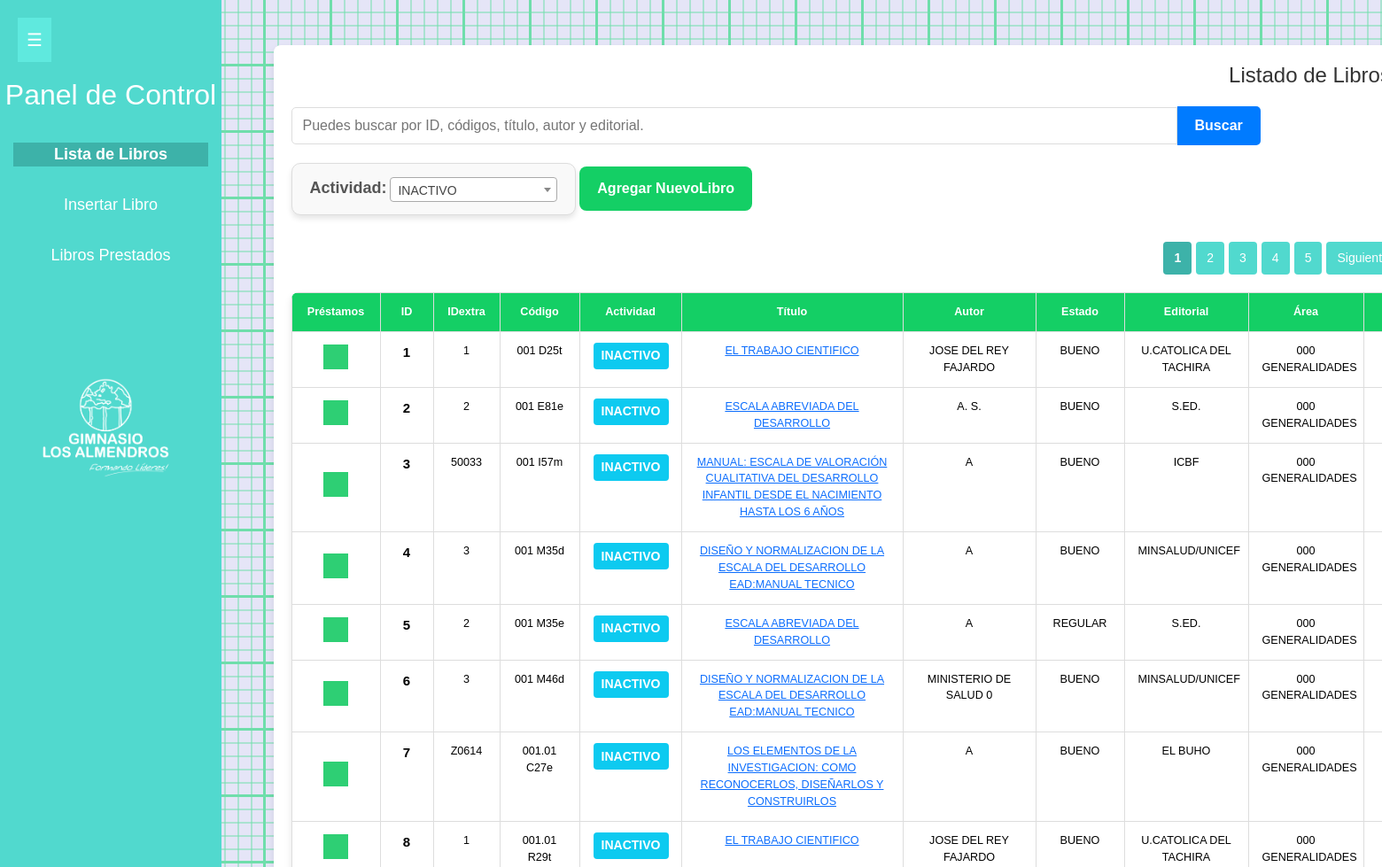
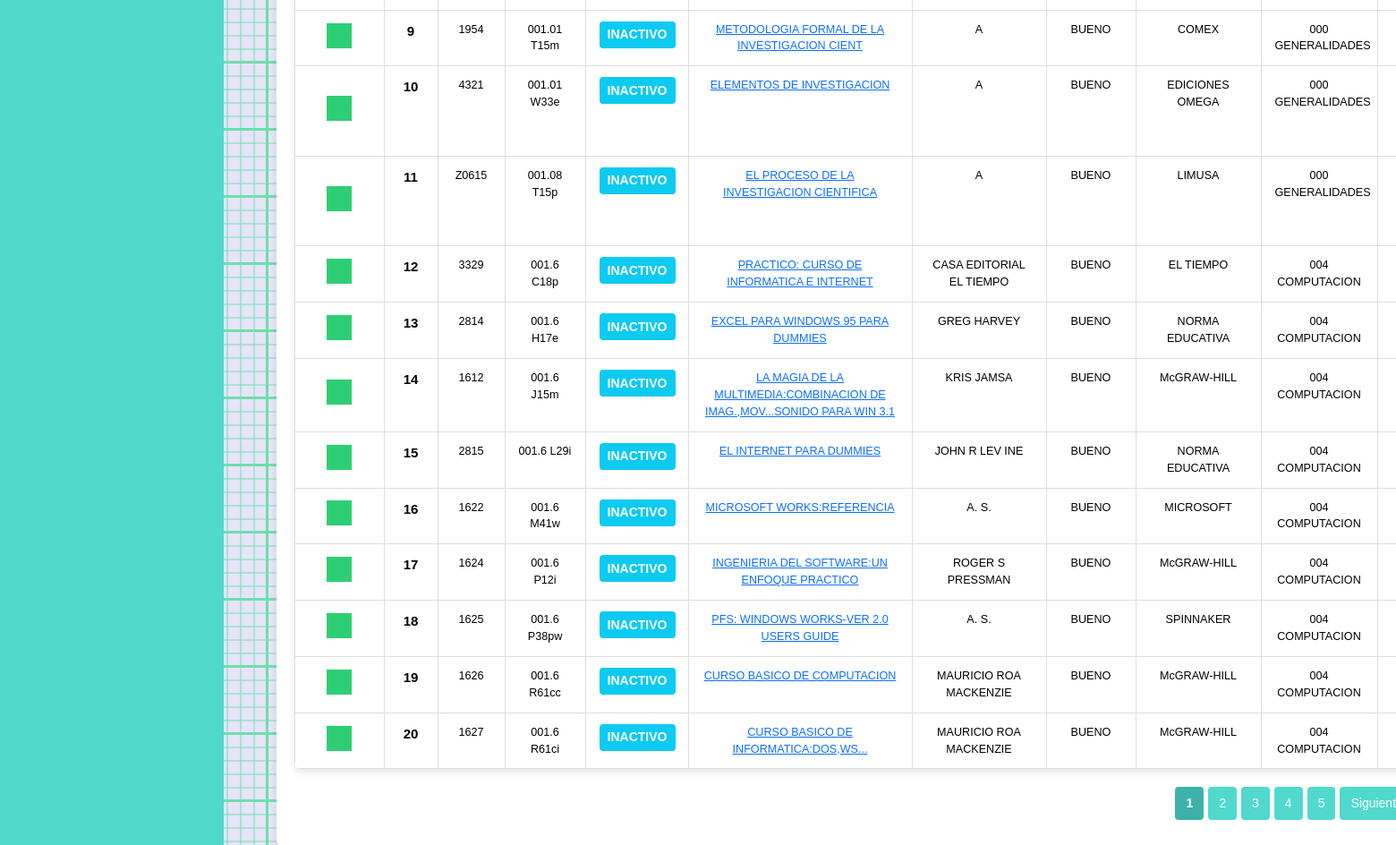
Screenshot of /Vista/VistaLibros.php?filtros=0 with the database file from the repository (2 pictures, top to bottom).
### tables this page shows
CREATE TABLE `libros` (
  `ID` int(11) NOT NULL,
  `IDLIB` varchar(200) NOT NULL,
  `Codigo` varchar(200) NOT NULL,
  `Titulo` varchar(200) NOT NULL,
  `Existe` varchar(3) NOT NULL,
  `autorID` int(11) NOT NULL,
  `Autor` varchar(200) NOT NULL,
  `Edicion` int(11) NOT NULL,
  `Costo` double NOT NULL,
  `Fecha` date NOT NULL,
  `Estado` int(11) NOT NULL,
  `TipoEstado` varchar(80) NOT NULL,
  `Origen` int(11) NOT NULL,
  `TipoOrigen` varchar(80) NOT NULL,
  `Editorial` int(11) NOT NULL,
  `TipoEditorial` varchar(80) NOT NULL,
  `Area` int(11) NOT NULL,
  `TipoArea` varchar(80) NOT NULL,
  `Medio` int(11) NOT NULL,
  `NombreMedio` varchar(80) NOT NULL,
  `Clase` int(11) NOT NULL,
  `TipoClase` varchar(80) NOT NULL,
  `Observacion` varchar(200) NOT NULL,
  `Seccion` int(11) NOT NULL,
  `TipoSeccion` varchar(80) NOT NULL,
  `Temas` varchar(200) NOT NULL,
  `codinv` int(11) NOT NULL,
  `npag` int(11) NOT NULL,
  `Fimpresion` int(11) NOT NULL,
  `Temas2` varchar(200) NOT NULL,
  `Entrainv` varchar(3) NOT NULL,
  `SiPrest` int(11) NOT NULL,
  `Actividad` int(11) NOT NULL
);

CREATE TABLE `prestado` (
  `IdPrest` int(11) NOT NULL,
  `TipoP` varchar(30) NOT NULL
);

CREATE TABLE `posibles` (
  `IDposibles` int(11) NOT NULL,
  `disponibilidad` varchar(30) NOT NULL
);

CREATE TABLE `autor` (
  `idautor` int(11) NOT NULL,
  `autores` varchar(80) NOT NULL
);

CREATE TABLE `estado` (
  `IdEst` int(11) NOT NULL,
  `Etados` varchar(40) NOT NULL
);

CREATE TABLE `editorial` (
  `Ideditorial` int(11) NOT NULL,
  `editoriales` varchar(80) NOT NULL
);

CREATE TABLE `area` (
  `idarea` int(11) NOT NULL,
  `areas` varchar(80) NOT NULL
);

### Vista/VistaLibros.php (the view, shortened to what the rows shown need)
<?php
require_once '../Modelo/Datoslibros.php';
require_once '../Modelo/Datosarea.php';
require_once '../Modelo/Datosautor.php';
require_once '../Modelo/Datoseditorial.php';
require_once '../Modelo/Datosestado.php';
require_once '../Modelo/Datosprest.php';
require_once '../Modelo/Datosactividad.php';
$libroModelo = new misLibros();
$autorModelo = new misAutores();
$medioModelo = new misMedios();
$estadoModelo = new misEstados();
$editorialModelo = new misEditoriales();
$areaModelo= new misAreas();
$prestModelo= new misPrestados();
$actividadesModelo= new misActividades();
$limite = 20;
$paginaActual = isset($_GET['pagina']) ? (int)$_GET['pagina'] : 1;
$offset = ($paginaActual - 1) * $limite;
$busqueda = isset($_GET['busqueda']) ? trim($_GET['busqueda']) : '';
$filtroSeleccionado = isset($_GET['filtros']) && $_GET['filtros'] !== '' ? htmlspecialchars($_GET['filtros'], ENT_QUOTES, 'UTF-8') : null;
$libros = $libroModelo->verLibros1($limite, $offset, $busqueda, $filtroSeleccionado);
$actividades = $actividadesModelo->verActividades();
$autores = $autorModelo->verAutores();
$estados = $estadoModelo->verEstados();
$editoriales = $editorialModelo->verEditoriales();
$areas = $areaModelo->verAreas();
$prest= $prestModelo->verPrestado();
?>
<!DOCTYPE html>
<lang="es">
    <head>
        <?php include '../Libreria/libreriacss.php'; ?>
        <link rel="stylesheet" href="https://cdnjs.cloudflare.com/ajax/libs/font-awesome/6.0.0-beta3/css/all.min.css">
        <link rel="stylesheet" href="../Libreria/Modal.css">
    </head>
    <body>
        <div class="sidebar">
            <h2>Panel de Control</h2>
        </div>
        <div class="content">
            <div class="container">
                <h1>Listado de Libros</h1>
                <?php if (count($libros) > 0): ?>
                <div class="table-container">
                    <table class="table">
                        <thead>
                            <tr>
                                <th style="min-width: 100px; max-width: 100px;"><strong>Préstamos</strong></th>
                                <th style="min-width: 40px;  max-width: 40px"><strong>ID</strong></th>
                                <th style="min-width: 60px;  max-width:60px"><strong>IDextra</strong></th>
                                <th style="min-width: 90px;  max-width: 90px"><strong>Código</strong></th>
                                <th style="min-width: 115px;  max-width:115px"><strong>Actividad</strong></th>
                                <th style="min-width: 250px;  max-width:250px"><strong>Título</strong></th>
                                <th style="min-width: 150px;  max-width:150px"><strong>Autor</strong></th>
                                <th style="min-width: 40px; max-width:40px" ><strong> Estado</strong></th>
                                <th style="min-width: 70px; max-width:70px"><strong>Editorial</strong></th>
                                <th style="min-width: 70px; max-width:70px"><strong>Área</strong></th>
                                <th style="min-width: 40px; max-width:40px"><strong>Medio</strong></th>
                            </tr>
                        </thead>
                        <tbody>
<?php
               foreach ($libros as $libro):
                $actividad = $actividadesModelo->verActividadID($libro['Actividad']);
                $nombreActividad=!empty($actividad) ? $actividad [0]['disponibilidad']:'Desconocido';
                $autor = $autorModelo->verAutorID($libro['autorID']);
                $nombreAutor = !empty($autor) ? $autor[0]['autores'] : 'Desconocido';
                $estado = $estadoModelo->verEstadoID($libro['Estado']);
                $nombreEstado = !empty($estado) ? $estado[0]['Etados'] : 'Desconocido';
                $editorial = $editorialModelo->verEditorialID($libro['Editorial']);
                $nombreEditorial = !empty($editorial) ? $editorial[0]['editoriales'] : 'Desconocido';
                $medio = $medioModelo->verMedioID($libro['Medio']);
                $nombreMedio = !empty($medio) ? $medio[0]['tipo'] : 'Desconocido';
                $area = $areaModelo->verAreaID($libro['Area']);
                $nombreArea = !empty($area) ? $area[0]['areas'] : 'Desconocido';
                $prest=$prestModelo->verPrestadoID($libro['SiPrest']);
                $nombrePrest = !empty($prest) ? $prest[0]['TipoP'] : 'Desconocido';
                $siPrest = $libro['SiPrest'];
                $color = ($siPrest == 0) ? '#2ecf74' : 'red';
?>
                            <tr>
                                <td style="min-width: 100px; max-width: 100px; text-align: center; vertical-align: middle;">
                                    <div onclick="openModal(
            'prestamoModal',
            <?php echo htmlspecialchars($libro['ID'], ENT_QUOTES, 'UTF-8'); ?>,
            '<?php echo htmlspecialchars($libro['Titulo'], ENT_QUOTES, 'UTF-8'); ?>',
            <?php echo $libro['SiPrest']; ?>)" id="cuadri"
                                        style="width: 28px; height: 28px; display: inline-flex; justify-content: center; align-items: center; background-color:  <?php echo $color; ?>; cursor: pointer;"
                                        title="<?php echo htmlspecialchars($nombrePrest, ENT_QUOTES, 'UTF-8'); ?>">
                                    </div>
                                </td>
                                <td style="min-width: 60px; max-width: 60px; font-size:15px;"><strong><?php echo $libro['ID']; ?></strong</td>
                                <td style="min-width: 75px; max-width: 75px;"><?php echo $libro['IDLIB']; ?></td>
                                <td style="min-width: 90px; max-width: 90px;"><?php echo $libro['Codigo']; ?></td>
                                <td style="min-width: 115px; max-width: 115px;">
                                    <button type="button" class="btn btn-info btn-small"
                                        onclick="openModal('ActividadModal', <?php echo htmlspecialchars($libro['ID'], ENT_QUOTES, 'UTF-8'); ?>)">
                                        <?php echo $nombreActividad; ?>
                                    </button>
                                </td>
                                <td style="min-width: 100px; max-width: 100px;">
                                    <a href="VistaDetalleLibro.php?id=<?php echo $libro['ID']; ?>">
                                        <?php echo $libro['Titulo']; ?>
                                </td>
                                <td style="min-width: 100px; max-width: 100px;"><?php echo $nombreAutor; ?></td>
                                <td style="min-width: 100px; max-width: 100px;"><?php echo $nombreEstado; ?></td>
                                <td style="min-width: 140px; max-width: 140px;"><?php echo $nombreEditorial; ?></td>
                                <td style="min-width: 130px; max-width: 130px;"><?php echo $nombreArea; ?></td>
                                <td style="min-width: 100px; max-width: 100px;"><?php echo $nombreMedio; ?></td>
                            </tr>
                            <?php endforeach; ?>
                        </tbody>
                    </table>
                </div>
            </div>
                <?php endif; ?>
            </div>
            <link rel="stylesheet" href="https://cdn.jsdelivr.net/npm/select2@4.1.0-rc.0/dist/css/select2.min.css">
    </body>
    </html>

### rows the page displays
libros: ID "1", IDLIB "1", Codigo "001 D25t", Actividad.disponibilidad "INACTIVO", Titulo "EL TRABAJO CIENTIFICO", autorID.autores "JOSE DEL REY FAJARDO", Estado.Etados "BUENO", Editorial.editoriales "U.CATOLICA DEL TACHIRA", Area.areas "000 GENERALIDADES"
libros: ID "2", IDLIB "2", Codigo "001 E81e", Actividad.disponibilidad "INACTIVO", Titulo "ESCALA ABREVIADA DEL DESARROLLO", autorID.autores "A. S.", Estado.Etados "BUENO", Editorial.editoriales "S.ED.", Area.areas "000 GENERALIDADES"
libros: ID "3", IDLIB "50033", Codigo "001 I57m", Actividad.disponibilidad "INACTIVO", Titulo "MANUAL: ESCALA DE VALORACIÓN CUALITATIVA DEL DESARROLLO INFANTIL DESDE EL NACIMIENTO HASTA LOS 6 AÑOS", autorID.autores "A", Estado.Etados "BUENO", Editorial.editoriales "ICBF", Area.areas "000 GENERALIDADES"
libros: ID "4", IDLIB "3", Codigo "001 M35d", Actividad.disponibilidad "INACTIVO", Titulo "DISEÑO Y NORMALIZACION DE LA ESCALA DEL DESARROLLO EAD:MANUAL TECNICO", autorID.autores "A", Estado.Etados "BUENO", Editorial.editoriales "MINSALUD/UNICEF", Area.areas "000 GENERALIDADES"
libros: ID "5", IDLIB "2", Codigo "001 M35e", Actividad.disponibilidad "INACTIVO", Titulo "ESCALA ABREVIADA DEL DESARROLLO", autorID.autores "A", Estado.Etados "REGULAR", Editorial.editoriales "S.ED.", Area.areas "000 GENERALIDADES"
libros: ID "6", IDLIB "3", Codigo "001 M46d", Actividad.disponibilidad "INACTIVO", Titulo "DISEÑO Y NORMALIZACION DE LA ESCALA DEL DESARROLLO EAD:MANUAL TECNICO", autorID.autores "MINISTERIO DE SALUD 0", Estado.Etados "BUENO", Editorial.editoriales "MINSALUD/UNICEF", Area.areas "000 GENERALIDADES"
libros: ID "7", IDLIB "Z0614", Codigo "001.01 C27e", Actividad.disponibilidad "INACTIVO", Titulo "LOS ELEMENTOS DE LA INVESTIGACION: COMO RECONOCERLOS, DISEÑARLOS Y CONSTRUIRLOS", autorID.autores "A", Estado.Etados "BUENO", Editorial.editoriales "EL BUHO", Area.areas "000 GENERALIDADES"
libros: ID "8", IDLIB "1", Codigo "001.01 R29t", Actividad.disponibilidad "INACTIVO", Titulo "EL TRABAJO CIENTIFICO", autorID.autores "JOSE DEL REY FAJARDO", Estado.Etados "BUENO", Editorial.editoriales "U.CATOLICA DEL TACHIRA", Area.areas "000 GENERALIDADES"
libros: ID "9", IDLIB "1954", Codigo "001.01 T15m", Actividad.disponibilidad "INACTIVO", Titulo "METODOLOGIA FORMAL DE LA INVESTIGACION CIENT", autorID.autores "A", Estado.Etados "BUENO", Editorial.editoriales "COMEX", Area.areas "000 GENERALIDADES"
libros: ID "10", IDLIB "4321", Codigo "001.01 W33e", Actividad.disponibilidad "INACTIVO", Titulo "ELEMENTOS DE INVESTIGACION", autorID.autores "A", Estado.Etados "BUENO", Editorial.editoriales "EDICIONES OMEGA", Area.areas "000 GENERALIDADES"
libros: ID "11", IDLIB "Z0615", Codigo "001.08 T15p", Actividad.disponibilidad "INACTIVO", Titulo "EL PROCESO DE LA INVESTIGACION CIENTIFICA", autorID.autores "A", Estado.Etados "BUENO", Editorial.editoriales "LIMUSA", Area.areas "000 GENERALIDADES"
libros: ID "12", IDLIB "3329", Codigo "001.6 C18p", Actividad.disponibilidad "INACTIVO", Titulo "PRACTICO: CURSO DE INFORMATICA E INTERNET", autorID.autores "CASA EDITORIAL EL TIEMPO", Estado.Etados "BUENO", Editorial.editoriales "EL TIEMPO", Area.areas "004 COMPUTACION"
libros: ID "13", IDLIB "2814", Codigo "001.6 H17e", Actividad.disponibilidad "INACTIVO", Titulo "EXCEL PARA WINDOWS 95 PARA DUMMIES", autorID.autores "GREG HARVEY", Estado.Etados "BUENO", Editorial.editoriales "NORMA EDUCATIVA", Area.areas "004 COMPUTACION"
libros: ID "14", IDLIB "1612", Codigo "001.6 J15m", Actividad.disponibilidad "INACTIVO", Titulo "LA MAGIA DE LA MULTIMEDIA:COMBINACION DE IMAG.,MOV...SONIDO PARA WIN 3.1", autorID.autores "KRIS JAMSA", Estado.Etados "BUENO", Editorial.editoriales "McGRAW-HILL", Area.areas "004 COMPUTACION"
libros: ID "15", IDLIB "2815", Codigo "001.6 L29i", Actividad.disponibilidad "INACTIVO", Titulo "EL INTERNET PARA DUMMIES", autorID.autores "JOHN R LEV INE", Estado.Etados "BUENO", Editorial.editoriales "NORMA EDUCATIVA", Area.areas "004 COMPUTACION"
libros: ID "16", IDLIB "1622", Codigo "001.6 M41w", Actividad.disponibilidad "INACTIVO", Titulo "MICROSOFT WORKS:REFERENCIA", autorID.autores "A. S.", Estado.Etados "BUENO", Editorial.editoriales "MICROSOFT", Area.areas "004 COMPUTACION"
libros: ID "17", IDLIB "1624", Codigo "001.6 P12i", Actividad.disponibilidad "INACTIVO", Titulo "INGENIERIA DEL SOFTWARE:UN ENFOQUE PRACTICO", autorID.autores "ROGER S PRESSMAN", Estado.Etados "BUENO", Editorial.editoriales "McGRAW-HILL", Area.areas "004 COMPUTACION"
libros: ID "18", IDLIB "1625", Codigo "001.6 P38pw", Actividad.disponibilidad "INACTIVO", Titulo "PFS: WINDOWS WORKS-VER 2.0 USERS GUIDE", autorID.autores "A. S.", Estado.Etados "BUENO", Editorial.editoriales "SPINNAKER", Area.areas "004 COMPUTACION"
libros: ID "19", IDLIB "1626", Codigo "001.6 R61cc", Actividad.disponibilidad "INACTIVO", Titulo "CURSO BASICO DE COMPUTACION", autorID.autores "MAURICIO ROA MACKENZIE", Estado.Etados "BUENO", Editorial.editoriales "McGRAW-HILL", Area.areas "004 COMPUTACION"
libros: ID "20", IDLIB "1627", Codigo "001.6 R61ci", Actividad.disponibilidad "INACTIVO", Titulo "CURSO BASICO DE INFORMATICA:DOS,WS...", autorID.autores "MAURICIO ROA MACKENZIE", Estado.Etados "BUENO", Editorial.editoriales "McGRAW-HILL", Area.areas "004 COMPUTACION"

### other values shown
$texto "1"
$texto "2"
$texto "3"
$texto "4"
$texto "5"
